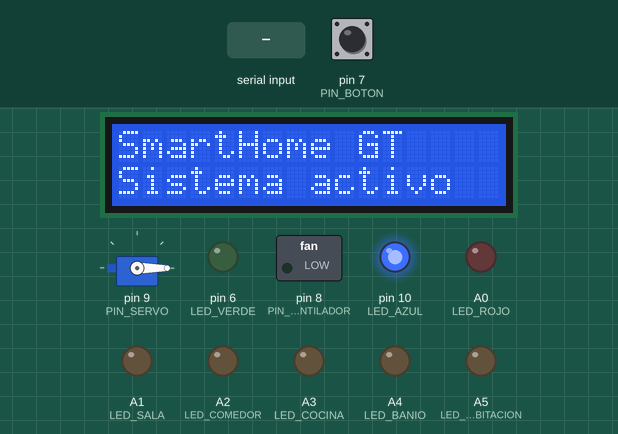
Recording of a sketch running on a simulated Arduino Uno, built with avr-gcc and run on an emulated ATmega328P. Shown: servo, 16×2 character LCD, switched loads named in the sketch (green lamp = pin HIGH), output pins drawn as LEDs (lit = HIGH). Inputs (shaded band) come from the test bench; at power-on: pin 7 (PIN_BOTON) HIGH. EEPROM starts erased; what the sketch prints to the serial monitor is not drawn.

Above: at 1.2 s.
1.3 s: "modo_fiesta\n" received over Serial
At 2.0 s:
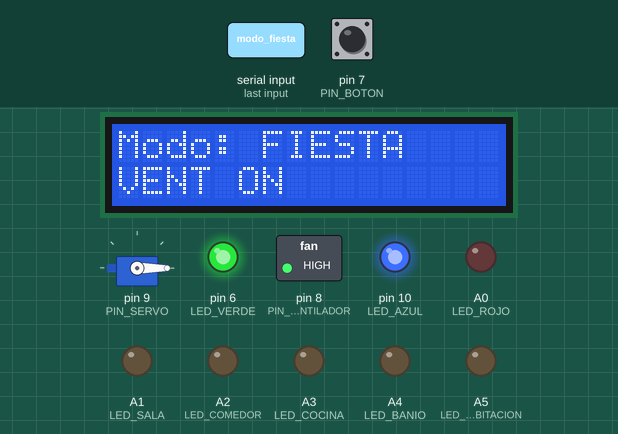
4.3 s: "modo_relajado\n" received over Serial
At 5.6 s:
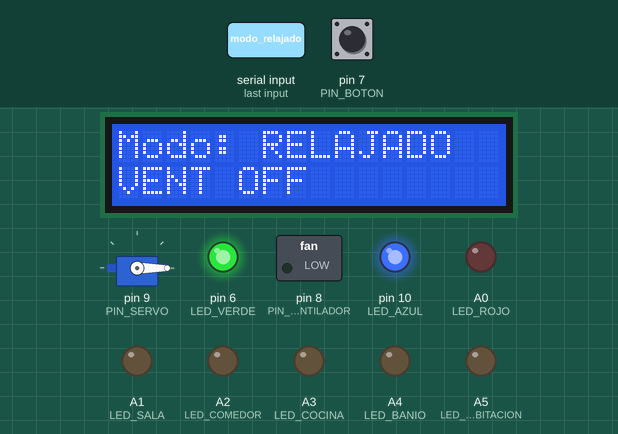
7.3 s: "encender_todo\n" received over Serial
At 7.8 s:
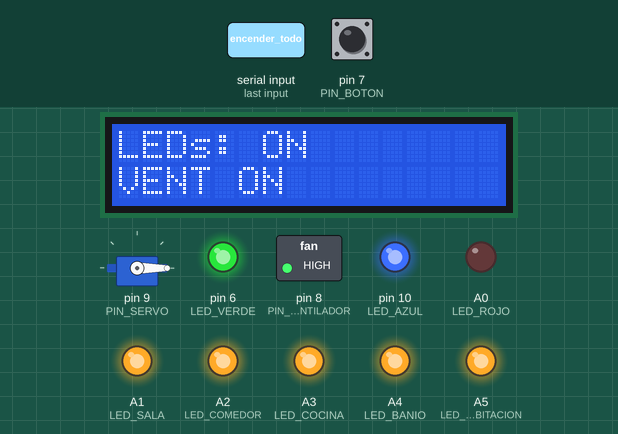
10.3 s: "modo_custom_1\n" received over Serial
At 11.3 s:
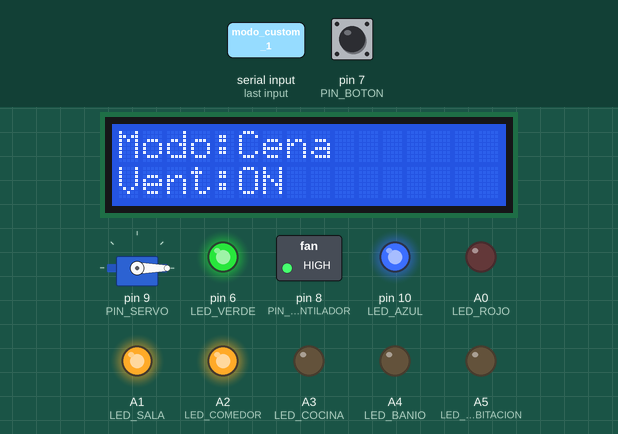
13.3 s: "modo_custom_2\n" received over Serial
At 13.6 s:
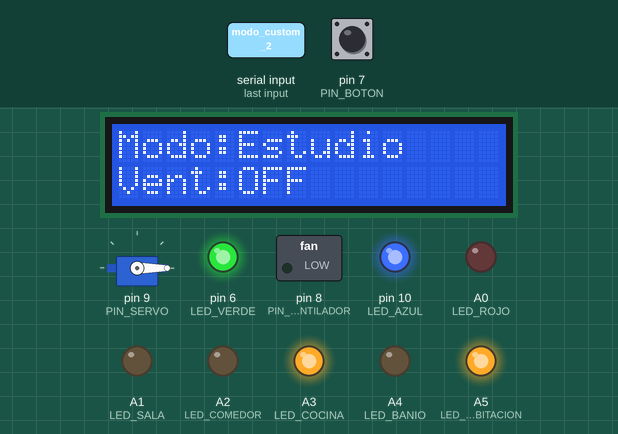
16.3 s: "modo_noche\n" received over Serial
At 17.0 s:
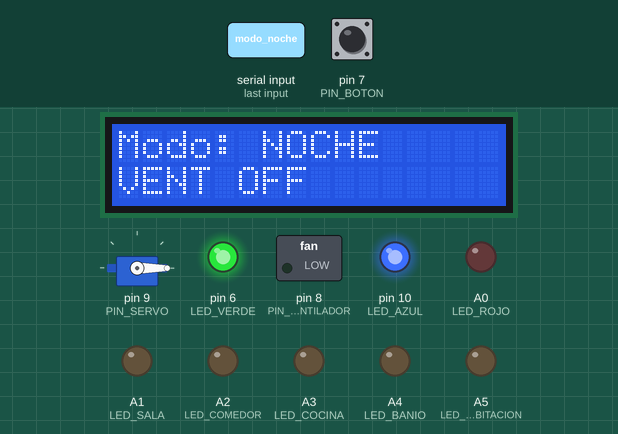
Timing chart, 0 to 19.8 s (numbered marks = the images above; inputs shaded):
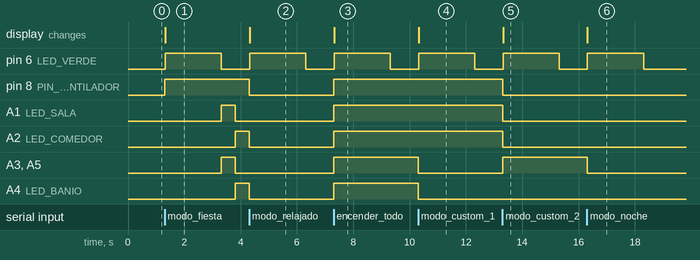

Measured:
- after the input at 1.3 s, pin 6 (LED_VERDE): LOW → HIGH at once, → LOW 2.0 s later; pin 8 (PIN_VENTILADOR): LOW → HIGH at once; A1 (LED_SALA), A3 (LED_COCINA), A5 (LED_HABITACION): LOW → HIGH after 2.0 s, → LOW 0.50 s later; A2 (LED_COMEDOR), A4 (LED_BANIO): LOW → HIGH after 2.5 s; the display: changes at once (image 1)
- after the input at 4.3 s, pin 6 (LED_VERDE): LOW → HIGH at once, → LOW 2.0 s later; pin 8 (PIN_VENTILADOR): HIGH → LOW at once; A1 (LED_SALA), A3 (LED_COCINA), A5 (LED_HABITACION): stops changing and stays LOW; A2 (LED_COMEDOR), A4 (LED_BANIO): goes on until 4.3 s, then stays LOW; the display: changes at once (image 2)
- after the input at 7.3 s, pin 6 (LED_VERDE): LOW → HIGH at once, → LOW 2.0 s later; pin 8 (PIN_VENTILADOR), A1 (LED_SALA), A2 (LED_COMEDOR), A3 (LED_COCINA), A4 (LED_BANIO), A5 (LED_HABITACION): LOW → HIGH at once; the display: changes at once (image 3)
- after the input at 10.3 s, pin 6 (LED_VERDE): LOW → HIGH at once, → LOW 2.0 s later; A3 (LED_COCINA), A4 (LED_BANIO), A5 (LED_HABITACION): HIGH → LOW at once; the display: changes at once (image 4)
- after the input at 13.3 s, pin 6 (LED_VERDE): LOW → HIGH at once, → LOW 2.0 s later; pin 8 (PIN_VENTILADOR), A1 (LED_SALA), A2 (LED_COMEDOR): HIGH → LOW at once; A3 (LED_COCINA), A5 (LED_HABITACION): LOW → HIGH at once; the display: changes at once (image 5)
- after the input at 16.3 s, pin 6 (LED_VERDE): LOW → HIGH at once, → LOW 2.0 s later; A3 (LED_COCINA), A5 (LED_HABITACION): HIGH → LOW at once; the display: changes at once (image 6)

The sketch:

PROYECTO_ORGA.ino
```cpp
// C++ code
//
#include <EEPROM.h>
#include <Servo.h>
#include <LiquidCrystal.h>

#define PIN_SERVO 9
#define PIN_BOTON 7
#define PIN_VENTILADOR 8

#define LED_AZUL 10
#define LED_VERDE 6
#define LED_ROJO A0


Servo puerta;

LiquidCrystal lcd(
  12,
  11,
  5,
  4,
  3,
  2
);


bool puertaAbierta = false;

bool ultimoEstadoBoton = HIGH;

#define LED_SALA       A1
#define LED_COMEDOR    A2
#define LED_COCINA     A3
#define LED_BANIO      A4
#define LED_HABITACION A5

bool modoFiestaActivo = false;

bool fiestaFase = false;

unsigned long ultimoCambioFiesta = 0;

const int ADDR_MODO = 0;

#define MODO_NINGUNO    0
#define MODO_FIESTA     1
#define MODO_RELAJADO   2
#define MODO_NOCHE      3
#define MODO_TODO_ON    4
#define MODO_TODO_OFF   5
#define MODO_CUSTOM1    6
#define MODO_CUSTOM2    7

void setup()
{
  Serial.begin(9600);

    // Servo
    puerta.attach(PIN_SERVO);

    // Botón
    pinMode(PIN_BOTON, INPUT_PULLUP);

    // Ventilador
    pinMode(PIN_VENTILADOR, OUTPUT);

    // LEDs Estado
    pinMode(LED_AZUL, OUTPUT);
    pinMode(LED_VERDE, OUTPUT);
    pinMode(LED_ROJO, OUTPUT);

  //LEDs sala, comedor, cocina, baño y habitación
  pinMode(LED_SALA, OUTPUT);
  pinMode(LED_COMEDOR, OUTPUT);
  pinMode(LED_COCINA, OUTPUT);
  pinMode(LED_BANIO, OUTPUT);
  pinMode(LED_HABITACION, OUTPUT);

    // LCD
    lcd.begin(16,2);

    puerta.write(0);

    iniciarSistema();
    restaurarModo();


    Serial.println("Sistema iniciado");

}

void loop()
{
    manejarPuerta();
     actualizarFiesta();
     leerBluetooth();


}

void manejarPuerta()
{
    bool estadoBoton =
        digitalRead(PIN_BOTON);

    if(
        ultimoEstadoBoton == HIGH &&
        estadoBoton == LOW
    )
    {
        if(puertaAbierta)
        {
            cerrarPuerta();
        }
        else
        {
            abrirPuerta();
        }

        delay(300);
    }

    ultimoEstadoBoton =
        estadoBoton;
}

void abrirPuerta()
{
    puerta.write(90);

    puertaAbierta = true;

    Serial.println("Puerta abierta");
}

void cerrarPuerta()
{
    puerta.write(0);

    puertaAbierta = false;

    Serial.println("Puerta cerrada");
}

void encenderVentilador()
{
    digitalWrite(
        PIN_VENTILADOR,
        HIGH
    );

    Serial.println("Ventilador ON");
}

void apagarVentilador()
{
    digitalWrite(
        PIN_VENTILADOR,
        LOW
    );

    Serial.println("Ventilador OFF");
}

void iniciarSistema() {
  digitalWrite(LED_AZUL, HIGH);   // Sistema listo
  digitalWrite(LED_VERDE, LOW);
  digitalWrite(LED_ROJO, LOW);

  lcd.clear();
  lcd.setCursor(0, 0);
  lcd.print("SmartHome GT");
  lcd.setCursor(0, 1);
  lcd.print("Sistema activo");

  Serial.println("Sistema activo. Esperando comandos...");
}


// -------------------- MENSAJES LCD --------------------

void mostrarModoFiesta() {
  limpiarError();

  lcd.clear();
  lcd.setCursor(0, 0);
  lcd.print("Modo: FIESTA");
  lcd.setCursor(0, 1);
  encenderVentilador();
  lcd.print("VENT ON");


  Serial.println("Modo FIESTA activado");
}

void mostrarModoRelajado() {
  limpiarError();

  lcd.clear();
  lcd.setCursor(0, 0);
  lcd.print("Modo: RELAJADO");
  lcd.setCursor(0, 1);
  apagarVentilador();
  lcd.print("VENT OFF");

  Serial.println("Modo RELAJADO activado");
}

void mostrarModoNoche() {
  limpiarError();

  lcd.clear();
  lcd.setCursor(0, 0);
  lcd.print("Modo: NOCHE");
  lcd.setCursor(0, 1);
  apagarVentilador();
  lcd.print("VENT OFF");

  Serial.println("Modo NOCHE activado");
}

void mostrarEncenderTodo() {
  limpiarError();

  lcd.clear();
  lcd.setCursor(0, 0);
  lcd.print("LEDs: ON");
  lcd.setCursor(0, 1);
  encenderVentilador();
  lcd.print("VENT ON");

  Serial.println("Todo encendido");
}

void mostrarApagarTodo() {
  limpiarError();

  lcd.clear();
  lcd.setCursor(0, 0);
  lcd.print("LEDs: OFF");
  lcd.setCursor(0, 1);
  apagarVentilador();
  lcd.print("VENT OFF");

  Serial.println("Todo apagado");
}

void activarModoCustom1()
{
    modoFiestaActivo = false;

    encenderVentilador();

    digitalWrite(LED_SALA, HIGH);
    digitalWrite(LED_COMEDOR, HIGH);

    digitalWrite(LED_COCINA, LOW);
    digitalWrite(LED_BANIO, LOW);
    digitalWrite(LED_HABITACION, LOW);

    mostrarModoCustom(
        "Cena",
        true
    );

    indicarExito();

  guardarModo(
    MODO_CUSTOM1
);

}

void activarModoCustom2()
{
    modoFiestaActivo = false;

    apagarVentilador();

    digitalWrite(LED_SALA, LOW);
    digitalWrite(LED_COMEDOR, LOW);
    digitalWrite(LED_COCINA, HIGH);

    digitalWrite(LED_BANIO, LOW);
    digitalWrite(LED_HABITACION, HIGH);

    mostrarModoCustom(
        "Estudio",
        false
    );

    indicarExito();

  guardarModo(
    MODO_CUSTOM2
);

}

void mostrarModoCustom(String nombreModo, bool ventiladorON) {
  limpiarError();

  lcd.clear();
  lcd.setCursor(0, 0);
  lcd.print("Modo:");
  lcd.print(nombreModo);

  lcd.setCursor(0, 1);
  lcd.print("Vent:");

  if (ventiladorON) {
    lcd.print("ON");
  } else {
    lcd.print("OFF");
  }

  Serial.print("Modo custom activado: ");
  Serial.println(nombreModo);
}

void mostrarEstado() {
  limpiarError();

  lcd.clear();
  lcd.setCursor(0, 0);
  lcd.print("Sistema activo");
  lcd.setCursor(0, 1);
  lcd.print("Listo comandos");

  Serial.println("Estado: sistema activo y listo");
}

void mostrarError(String mensaje) {
  lcd.clear();
  lcd.setCursor(0, 0);
  lcd.print("ERROR:");
  lcd.setCursor(0, 1);
  lcd.print(mensaje);

  Serial.print("ERROR: ");
  Serial.println(mensaje);
}

void mostrarErrorArchivo() {
  lcd.clear();
  lcd.setCursor(0, 0);
  lcd.print("Error archivo");
  lcd.setCursor(0, 1);
  lcd.print(".org invalido");

  indicarError();

  Serial.println("Error en archivo .org");
}

void mostrarConfiguracionGuardada() {
  limpiarError();

  lcd.clear();
  lcd.setCursor(0, 0);
  lcd.print("Configuracion");
  lcd.setCursor(0, 1);
  lcd.print("guardada");

  parpadearVerde(3);

  Serial.println("Configuracion guardada correctamente");
}

// -------------------- LEDS DE ESTADO --------------------

void indicarExito() {
  digitalWrite(LED_ROJO, LOW);
  digitalWrite(LED_AZUL, HIGH);

  digitalWrite(LED_VERDE, HIGH);

    delay(2000);

    digitalWrite(LED_VERDE, LOW);
}

void indicarError() {
  digitalWrite(LED_VERDE, LOW);
  digitalWrite(LED_ROJO, HIGH);
  digitalWrite(LED_AZUL, HIGH);
}

void limpiarError() {
  digitalWrite(LED_ROJO, LOW);
  digitalWrite(LED_AZUL, HIGH);
}

void parpadearVerde(int veces) {
  for (int i = 0; i < veces; i++) {
    digitalWrite(LED_VERDE, HIGH);
    delay(200);
    digitalWrite(LED_VERDE, LOW);
    delay(200);
  }
}
//Funciones Matriz de LEDs y Modos


void apagarTodosLosLEDs()
{
    digitalWrite(LED_SALA, LOW);
    digitalWrite(LED_COMEDOR, LOW);
    digitalWrite(LED_COCINA, LOW);
    digitalWrite(LED_BANIO, LOW);
    digitalWrite(LED_HABITACION, LOW);
}

void encenderTodosLosLEDs()
{
    digitalWrite(LED_SALA, HIGH);
    digitalWrite(LED_COMEDOR, HIGH);
    digitalWrite(LED_COCINA, HIGH);
    digitalWrite(LED_BANIO, HIGH);
    digitalWrite(LED_HABITACION, HIGH);
}

void activarFiestaLEDs()
{
    modoFiestaActivo = true;
}

void actualizarFiesta()
{
    if(!modoFiestaActivo)
    {
        return;
    }

    if(millis() - ultimoCambioFiesta >= 500)
    {
        ultimoCambioFiesta = millis();

        fiestaFase = !fiestaFase;

        if(fiestaFase)
        {
            digitalWrite(LED_SALA, HIGH);
            digitalWrite(LED_COCINA, HIGH);
            digitalWrite(LED_HABITACION, HIGH);

            digitalWrite(LED_COMEDOR, LOW);
            digitalWrite(LED_BANIO, LOW);
        }
        else
        {
            digitalWrite(LED_SALA, LOW);
            digitalWrite(LED_COCINA, LOW);
            digitalWrite(LED_HABITACION, LOW);

            digitalWrite(LED_COMEDOR, HIGH);
            digitalWrite(LED_BANIO, HIGH);
        }
    }
}

// ========================================
// MODOS DEL SISTEMA
// ========================================


void activarModoFiesta()
{
    modoFiestaActivo = true;

    encenderVentilador();

    mostrarModoFiesta();

    indicarExito();

   guardarModo(
        MODO_FIESTA
    );
}

void activarModoRelajado()
{
   modoFiestaActivo = false;

    apagarVentilador();

    apagarTodosLosLEDs();

    mostrarModoRelajado();

    indicarExito();

    guardarModo(MODO_RELAJADO);
}

void activarModoNoche()
{
   modoFiestaActivo = false;

    apagarVentilador();

    apagarTodosLosLEDs();

    mostrarModoNoche();

    indicarExito();

    guardarModo(MODO_NOCHE);

}

void encenderTodo()
{
    modoFiestaActivo = false;

    encenderVentilador();

    encenderTodosLosLEDs();

    mostrarEncenderTodo();

    indicarExito();

  guardarModo(
    MODO_TODO_ON
);

}

void apagarTodo()
{
    modoFiestaActivo = false;

    apagarVentilador();

    apagarTodosLosLEDs();

    mostrarApagarTodo();

    indicarExito();

  guardarModo(
    MODO_TODO_OFF
);

}

void guardarModo(byte modo)
{
    EEPROM.update(
        ADDR_MODO,
        modo
    );
}

void restaurarModo()
{
    byte modo =
        EEPROM.read(ADDR_MODO);

    switch(modo)
    {
        case MODO_FIESTA:
            activarModoFiesta();
            break;

        case MODO_RELAJADO:
            activarModoRelajado();
            break;

        case MODO_NOCHE:
            activarModoNoche();
            break;

        case MODO_TODO_ON:
            encenderTodo();
            break;

        case MODO_TODO_OFF:
            apagarTodo();
            break;

        case MODO_CUSTOM1:
            activarModoCustom1();
            break;

        case MODO_CUSTOM2:
            activarModoCustom2();
            break;
    }
}

void leerBluetooth()
{
    if (Serial.available())
    {
        String comando =
            Serial.readStringUntil('\n');

        comando.trim();

        procesarComando(comando);
    }
}

void procesarComando(String comando)
{
    comando.toLowerCase();

    if(comando == "modo_fiesta")
    {
        activarModoFiesta();
    }
    else if(comando == "modo_relajado")
    {
        activarModoRelajado();
    }
    else if(comando == "modo_noche")
    {
        activarModoNoche();
    }
    else if(comando == "encender_todo")
    {
        encenderTodo();
    }
    else if(comando == "apagar_todo")
    {
        apagarTodo();
    }
    else if(comando == "modo_custom_1")
    {
        activarModoCustom1();
    }
    else if(comando == "modo_custom_2")
    {
        activarModoCustom2();
    }
    else if(comando == "estado")
    {
        mostrarEstado();
    }
    else
    {
    mostrarError("Modo inval");
    indicarError();
    }
}
```
